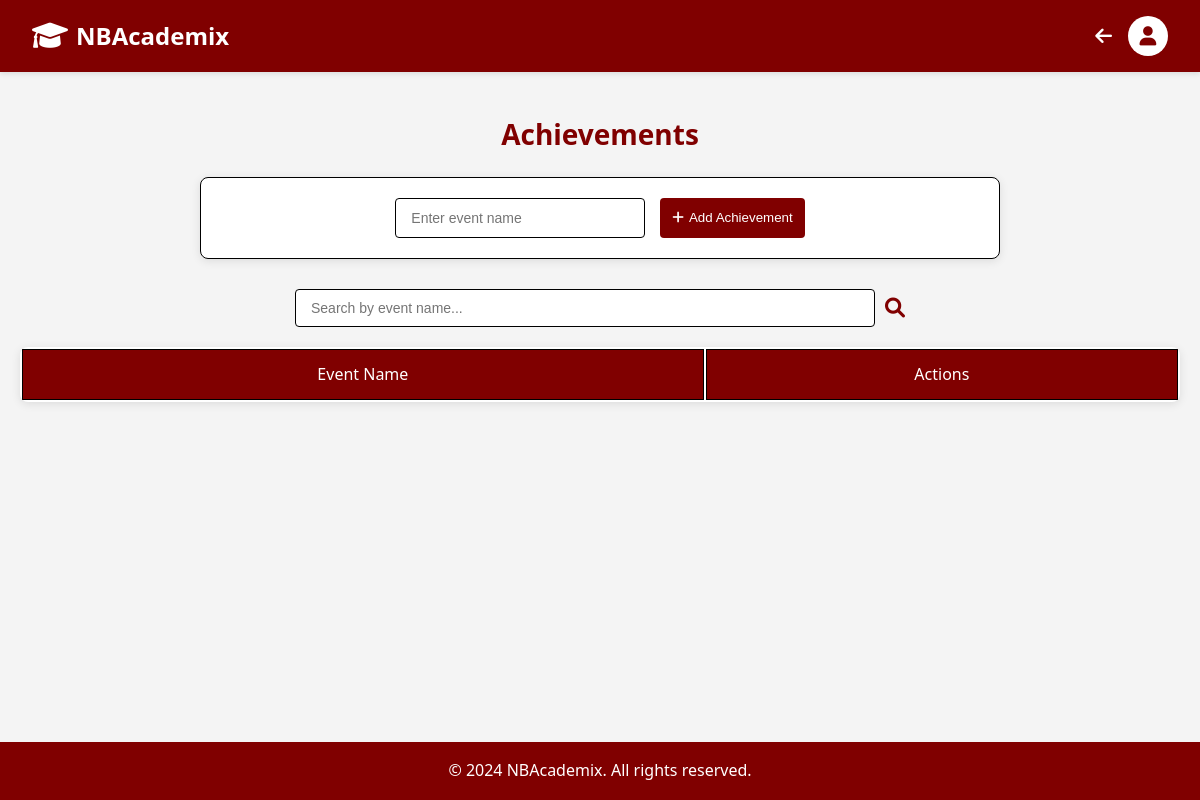
Page /achievement/ (signed in) on the earlier database version.
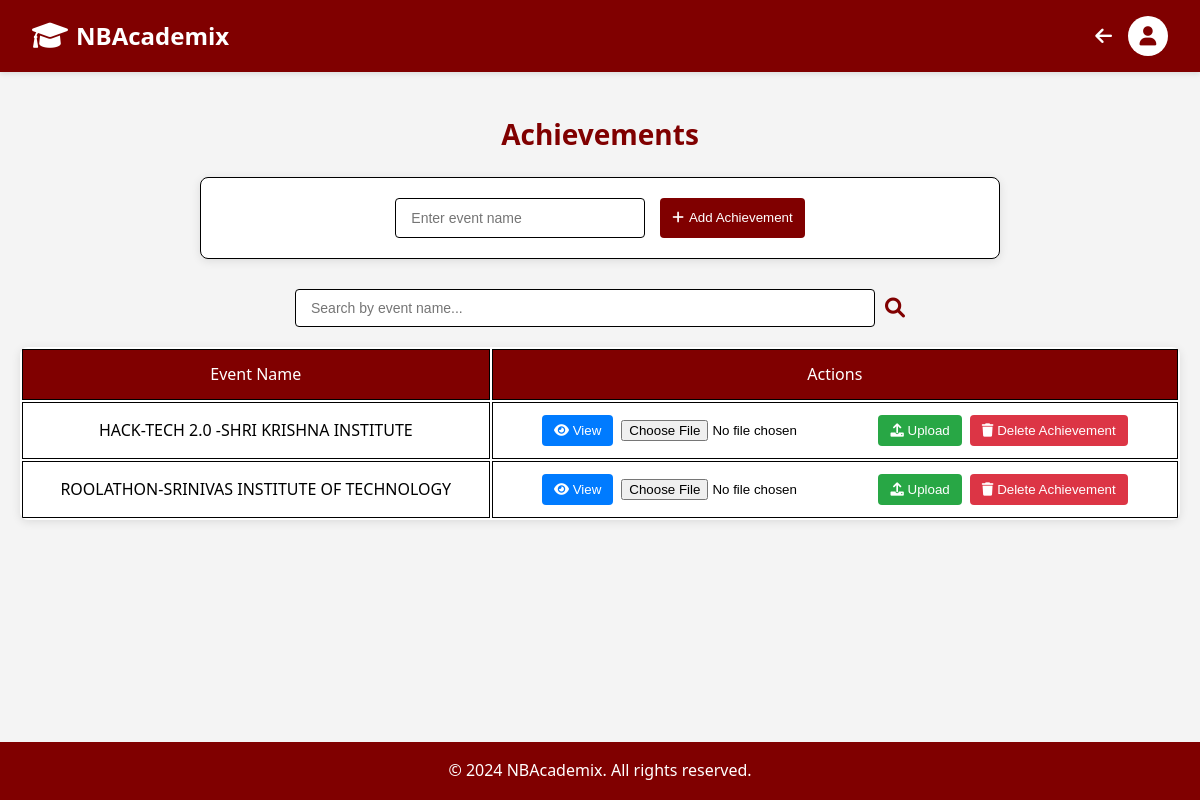
Same page on the later database version.
### adminpage/models.py (models this page shows, shortened)
class Achievement(models.Model):
    event_name = models.CharField(max_length=255)
    created_at = models.DateTimeField(auto_now_add=True)

### adminpage/views.py (the view, shortened to what this page needs)
# urls.py: path('achievement/', views.achievement_view, name='achievement'),
@login_required
def achievement_view(request):
    achievements = Achievement.objects.all().order_by('-created_at')
    context = {
        'achievements': achievements,
    }
    return render(request, 'adminpage/achievement.html', context)

### adminpage/templates/adminpage/achievement.html (shortened to what this page needs)
{% extends 'adminpage/base.html' %}
{% block content %}
<div class="student-container">
    <h2>Achievements</h2>
    <div class="add-student-section">
        <form method="post" action="" class="add-form">
            <div class="form-group">
                <input type="text" name="event_name" placeholder="Enter event name" required class="form-input">
                <button type="submit" class="btn add-btn">
                    <i class="fas fa-plus"></i> Add Achievement
                </button>
            </div>
        </form>
    </div>
    <div class="search-container">
        <input type="text" id="searchInput" placeholder="Search by event name..." class="search-input">
        <i class="fas fa-search search-icon"></i>
    </div>
    <div class="table-responsive">
        <table class="student-table">
            <thead>
                <tr>
                    <th>Event Name</th>
                    <th>Actions</th>
                </tr>
            </thead>
            <tbody id="studentTableBody">
                {% for achievement in achievements %}
                    <tr class="student-row">
                        <td>{{ achievement.event_name }}</td>
                        <td class="action-buttons">
                            <button type="button" class="btn view-btn" onclick="openModal('modal-{{ achievement.id }}')">
                                <i class="fas fa-eye"></i> View
                            </button>
                            <form method="post" action="{% url 'upload_achievement_file' achievement.id %}" enctype="multipart/form-data" class="upload-form">
                                <input type="file" name="document" accept=".pdf,.doc,.docx,.xls,.xlsx" class="file-input" required>
                                <button type="submit" class="btn upload-btn">
                                    <i class="fas fa-upload"></i> Upload
                                </button>
                            </form>
                            <form method="post" action="{% url 'delete_achievement' achievement.id %}" class="delete-form" onsubmit="return confirm('Are you sure you want to delete this entire record?');">
                                <button type="submit" class="btn delete-btn">
                                    <i class="fas fa-trash"></i> Delete Achievement
                                </button>
                            </form>
                        </td>
                    </tr>
                {% endfor %}
            </tbody>
        </table>
    </div>
</div>
{% endblock %}

Differences in the rows shown:
added Achievement: event_name "HACK-TECH 2.0 -SHRI KRISHNA INSTITUTE"
added Achievement: event_name "ROOLATHON-SRINIVAS INSTITUTE OF TECHNOLOGY"
